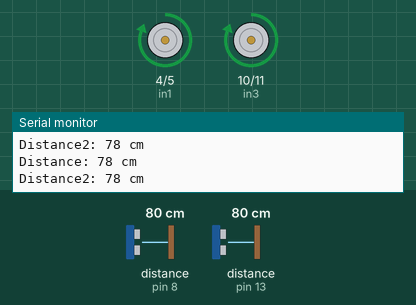
A sketch run on a simulated Arduino Uno, built with avr-gcc and run on an emulated ATmega328P. Shown: motor-driver pin pairs drawn as motors (green arrow = first pin HIGH = forward, orange = second pin HIGH = backward, longer = more drive), the last lines printed to the serial monitor. Wiring (inferred from the names in the program): 2 × ultrasonic range finder: trigger pin 7, echo pin 8 / trigger pin 12, echo pin 13. The inputs (shaded band) are chosen by the test bench; at power-on: distance to the obstacle (sensors on pin 13, pin 8) 80 cm. The echo pulse lasts 58.3 µs per cm.

Above: at 1.7 s.
1.8 s: distance to the obstacle (sensor on pin 13) set to 18 cm
5.3 s: distance to the obstacle (sensor on pin 13) set to 15 cm
At 6.2 s:
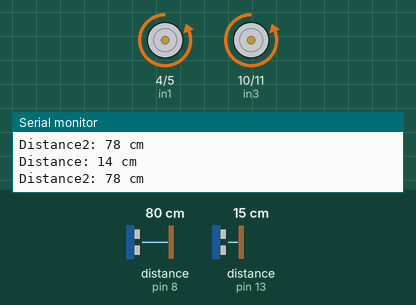
9.2 s: distance to the obstacle (sensor on pin 13) set to 35 cm
At 10.25 s:
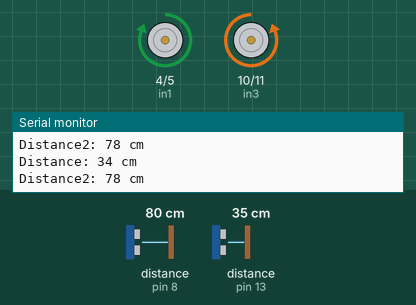
13.1 s: distance to the obstacle (sensor on pin 8) set to 45 cm
16.6 s: distance to the obstacle (sensor on pin 8) set to 37 cm
At 18.3 s:
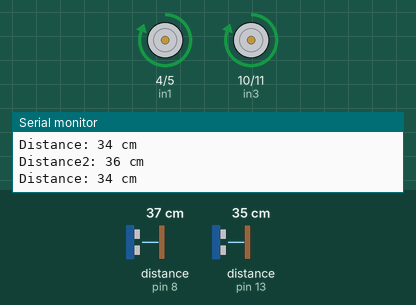
20.5 s: distance to the obstacle (sensor on pin 8) set to 60 cm
At 21.3 s:
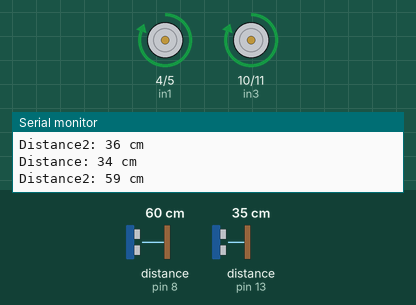
Timing chart, 0 to 25.3 s (numbered marks = the images above; inputs shaded):
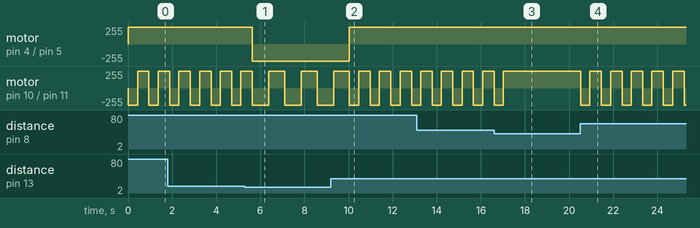

The sketch:

Robotic_Behavio_Final.ino
```cpp
// define varibales
int echoPin = 13; // attach pin D8 to pin Echo of HC-SR04
int trigPin = 12; // attach pin D7 to pin Trig of HC-SR04

int echoPin2 = 8; // attach pin D10 to pin Echo of HC-SR04
int trigPin2 = 7; // attach pin D9 to pin Trig of HC-SR04

int in1 = 4; // variable names for the L298N (first wheel)
int in2 = 5; // variable names for the L298N (first wheel)
int in3 = 10; // variable names for the L298N (second wheel)
int in4 = 11; // variable names for the L298N (second wheel)

long duration; // duration of sound wave travel
int distance; // distance measurement

long duration2; // duration of sound wave travel
int distance2; // distance measurement


void setup() {

  pinMode (trigPin, OUTPUT) ; // sonar digital pin mode for trig
  pinMode (echoPin, INPUT); // sonar digital pin mode for echo

  pinMode (trigPin2, OUTPUT) ; // sonar digital pin mode for trig
  pinMode (echoPin2, INPUT); // sonar digital pin mode for echo

  pinMode (in1, OUTPUT); // all L298N digital pins are outputs
  pinMode (in2, OUTPUT); // all L298N digital pins are outputs
  pinMode (in3, OUTPUT); // all L298N digital pins are outputs
  pinMode (in4, OUTPUT); // all L298N digital pins are outputs

  Serial.begin (9600) ; // use default of 9600 baud rate for serial communication

}


void loop() {

  // Clears the trigPin condition
  digitalWrite (trigPin, LOW);//starts trig pin low
  delayMicroseconds (2); //waits for hardware to respond
  digitalWrite (trigPin, HIGH); //makes trig pin high
  delayMicroseconds (10) ; //continues high trig pin state for 10 microseconds
  digitalWrite (trigPin, LOW); //after 10 microseconds trig pin is brought low
  duration = pulseIn (echoPin, HIGH); //reads echo as it receives the pulse and stores duration
  distance = duration * 0.034 / 2; // Converts the time of flight to distance to object

  digitalWrite (trigPin2, LOW);//starts trig pin low
  delayMicroseconds (2); //waits for hardware to respond
  digitalWrite (trigPin2, HIGH); //makes trig pin high
  delayMicroseconds (10) ; //continues high trig pin state for 10 microseconds
  digitalWrite (trigPin2, LOW); //after 10 microseconds trig pin is brought low
  duration2 = pulseIn (echoPin2, HIGH); //reads echo as it receives the pulse and stores duration
  distance2 = duration2 * 0.034 / 2; // Converts the time of flight to distance to object

  // Displays the distance on the serial Monitor
  Serial.print ("Distance: ");
  Serial.print (distance);
  Serial.println(" cm");

  Serial.print ("Distance2: ");
  Serial.print (distance2);
  Serial.println(" cm");

  if (distance <= 15) {
    // If the distance is less than 15 the robot will back up
    digitalWrite(in1, LOW);
    digitalWrite(in2, HIGH);
    digitalWrite(in3, LOW);
    digitalWrite(in4, HIGH);
    delay (750);
    // Then the robot will turn left
    digitalWrite(in1, LOW);
    digitalWrite(in2, HIGH);
    digitalWrite(in3, HIGH);
    digitalWrite(in4, LOW);
    delay(700);
  }
  else if (distance2 >= 40) {
    // The robot will turn right when the distance2 becomes greater than 40
    digitalWrite(in1, HIGH);
    digitalWrite(in2, LOW);
    digitalWrite(in3, LOW);
    digitalWrite(in4, HIGH);
    delay(420);
    digitalWrite(in1, HIGH);
    digitalWrite(in2, LOW);
    digitalWrite(in3, HIGH);
    digitalWrite(in4, LOW);
    delay(500);
  }
  else {
    //The robot will move forward unless it reaches the distance that will change the function
    digitalWrite(in1, HIGH);
    digitalWrite(in2, LOW);
    digitalWrite(in3, HIGH);
    digitalWrite(in4, LOW);
  }

  delay(10);
}
```

Measured:
- the behaviour switches between 17 and 16 cm on distance to the obstacle (sensor on pin 13) (found by bisection; images 0 and 1)
- the behaviour switches between 41 and 40 cm on distance to the obstacle (sensor on pin 8) (found by bisection; images 2 and 3)
- after the input at 5.3 s, motor on pin 4 (in1) / pin 5 (in2): forward 255/255 → backward 255/255 after 0.34 s; motor on pin 10 (in3) / pin 11 (in4): alternates forward 255/255 for 0.72 s and backward 255/255 for 0.75 s, starting after 1.1 s
- after the input at 9.2 s, motor on pin 4 (in1) / pin 5 (in2): backward 255/255 → forward 255/255 after 0.84 s
- after the input at 16.6 s, motor on pin 10 (in3) / pin 11 (in4): goes on until 17.0 s, then stays forward 255/255
- after the input at 20.5 s, motor on pin 10 (in3) / pin 11 (in4): alternates forward 255/255 for 0.52 s and backward 255/255 for 0.42 s, starting at once
- by itself, motor on pin 10 (in3) / pin 11 (in4): alternates forward 255/255 for 0.52 s and backward 255/255 for 0.42 s
